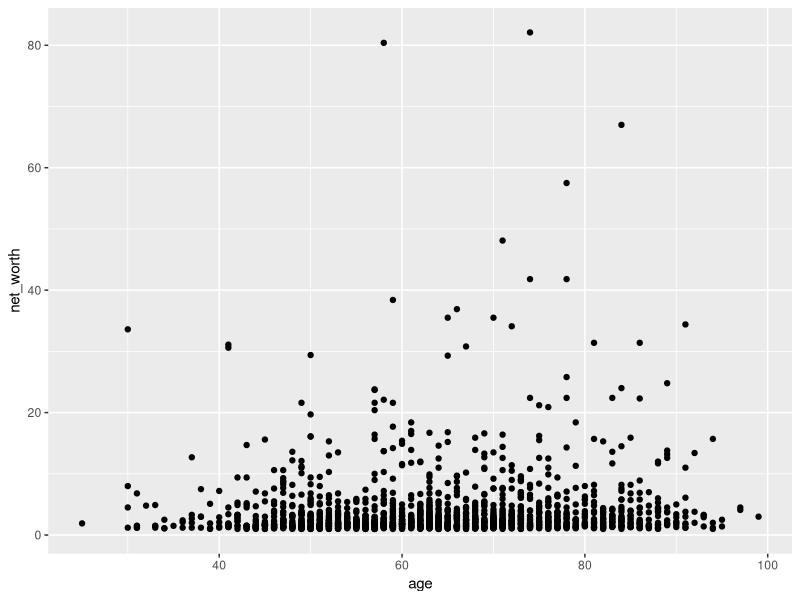
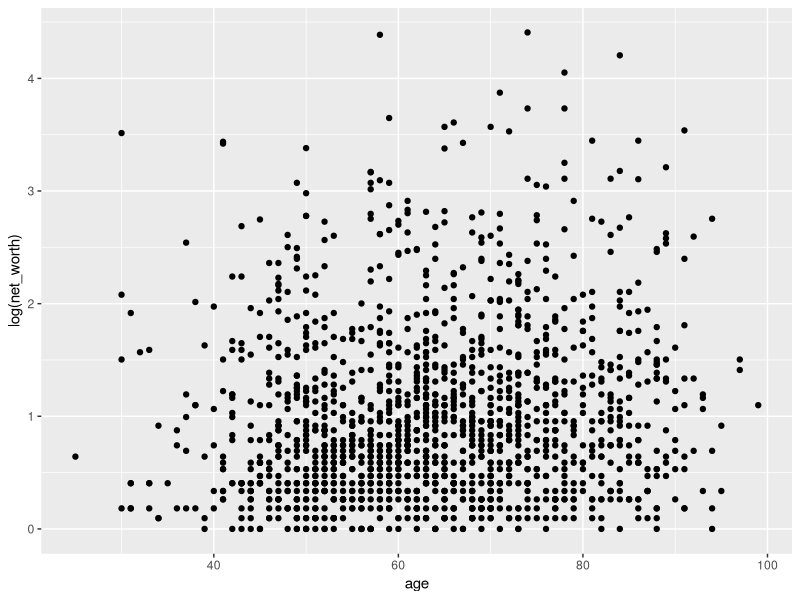
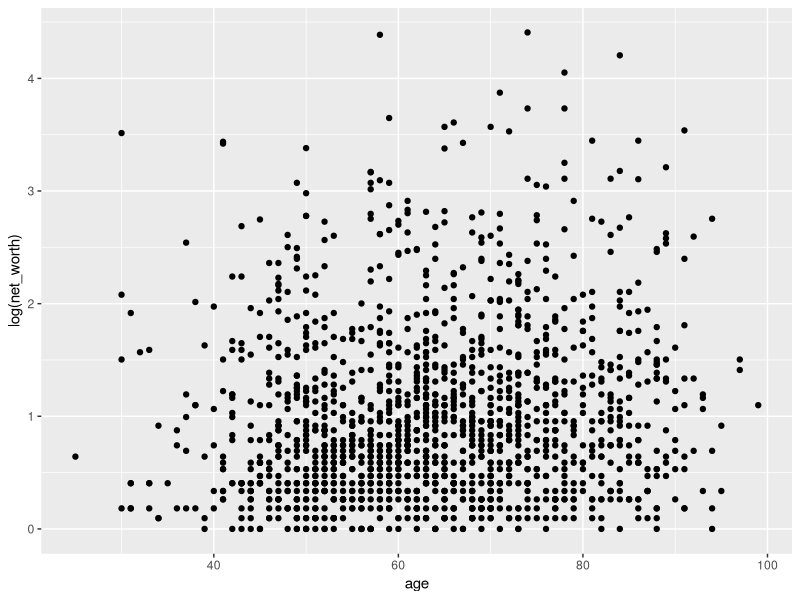
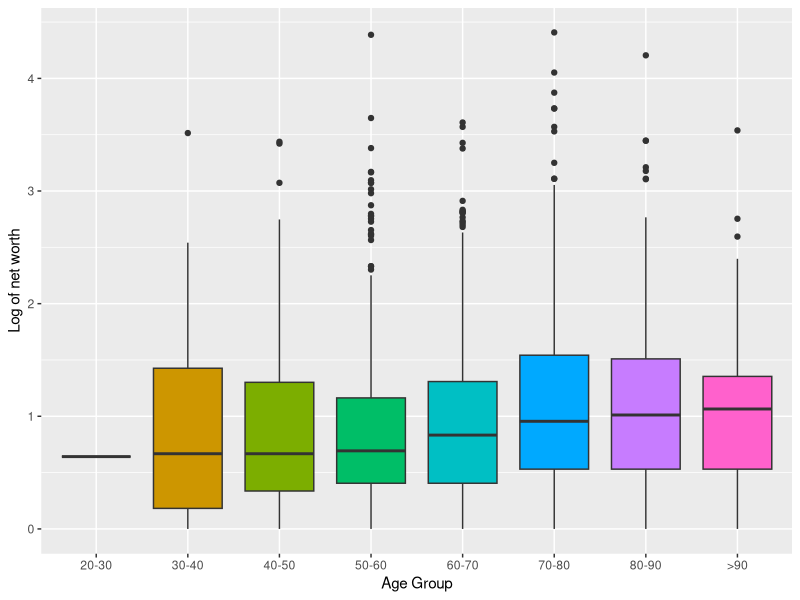

These charts were generated, in order, by the following R code:
# Q1 ----------------------------------------------------------------------

library(tidyverse)
forbes <- read_csv("forbes.csv")
forbes$rank <- parse_number(forbes$rank)
forbes$net_worth <- parse_number(forbes$net_worth)
forbes$age <- parse_number(forbes$age)

# Q2 ----------------------------------------------------------------------

# Those 3-digit numbers are in million, so they must be removed 
forbes <- forbes %>%
  filter (nchar(trunc(net_worth)) <= 2)

# Although other codes (such as the below one) are also applicable
forbes <- forbes %>%
  filter (net_worth < 954)

# We could also separate the net_worth into 2 columns (before using parse_number)
# by separate(forbes, into = c("net_worth", "letter"), sep = " ")
# and then use parse_number and filter those with B letters

# Q3 ----------------------------------------------------------------------

ggplot (forbes, aes (x = age, y = net_worth)) +
  geom_point()

# Since the data includes some numbers much larger than the majority, 
# it is useful to use logarithmic scales in this chart 
ggplot (forbes, aes (x = age, y = log(net_worth))) +
  geom_point()

# For improving the plot, it's better to ommit the rows with no specific age
ggplot(data = filter(forbes, age > 0), aes(x = age, y = log(net_worth))) +
  geom_point()

# In spite of the negligibe increase of the worth observed in older people,
# in order to provide a better plot, I am going to manipulate the data 
# and categorize the age of people into 8 groups

forbes <- forbes %>%
  filter (age > 0) %>%
  mutate (age_group = age %/% 10 - 1) 

forbes$age_group <- factor(forbes$age_group,
                           levels = c(1:8),
                           labels = c("20-30", "30-40", "40-50", "50-60", "60-70", 
                                      "70-80", "80-90", ">90"))

ggplot(data = forbes, mapping = aes(x = age_group, y = log(net_worth), fill = age_group)) +
  geom_boxplot(show.legend = FALSE) +
  xlab('Age Group') +
  ylab('Log of net worth') 

# Considering the plot, now we can observe that older people have more wealth
# in average, although the larger amounts are possessed by 70-80 years old people.

# Q4 ----------------------------------------------------------------------

group_by_counry <- forbes %>%
  group_by(country) %>%
  summarise(count = n(), range = max(net_worth) - min(net_worth)) %>%
  filter(count >= 6) %>%
  arrange(range)

